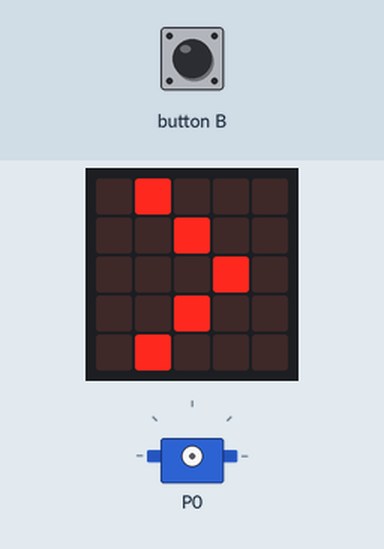
This program was run on a simulated BBC micro:bit running MicroPython. Shown: the board's 5×5 LED display, servo. Inputs (shaded band) come from the test bench. Servo angles are drawn from the pulse width (0.5 ms = 0°, 2.5 ms = 180°).

Above: at 1.2 s.
1.3 s: button B pressed for 0.15 s
At 5.8 s:
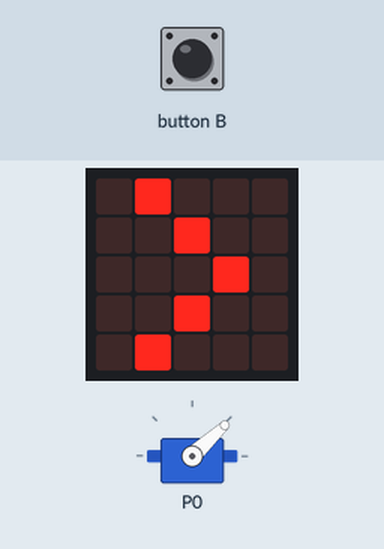
At 7.6 s:
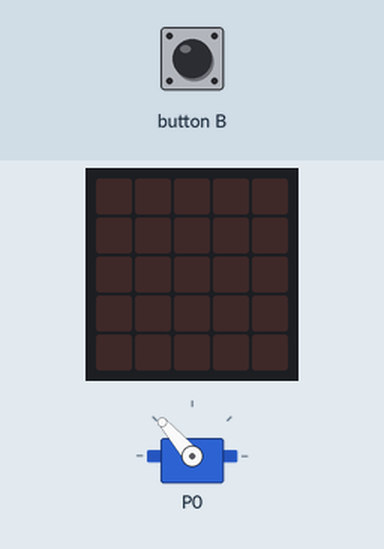
Timing chart, 0 to 9.1 s (numbered marks = the images above; inputs shaded):
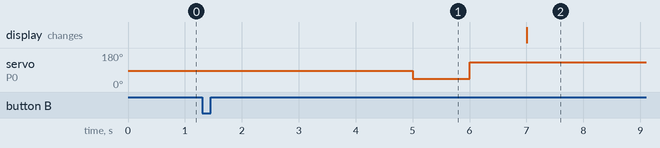

The program:

servo_motor.py
```python
# (licence header left out)
from microbit import sleep, display, button_b, pin0

class GroveServoMotor:
    def __init__(self, pin):
        self._pin = pin
        self._pin.set_analog_period(20)
        self.move(0)

    def move(self, degrees):
        self._pin.write_analog(degrees)

def demo():
    motor = GroveServoMotor(pin0)

    display.clear()
    display.show('>')

    while True:
        if button_b.was_pressed():
            display.clear()
            motor.move(0)
            break

        motor.move(1)
        sleep(2000)

        motor.move(180)
        sleep(2000)

        motor.move(75)
        sleep(1000)
        motor.move(50)
        sleep(1000)
        motor.move(100)
        sleep(1000)

if __name__ == '__main__':
    demo()
```

Measured:
- after the input at 1.3 s, servo on P0: goes on until 6.0 s, then stays 131°
